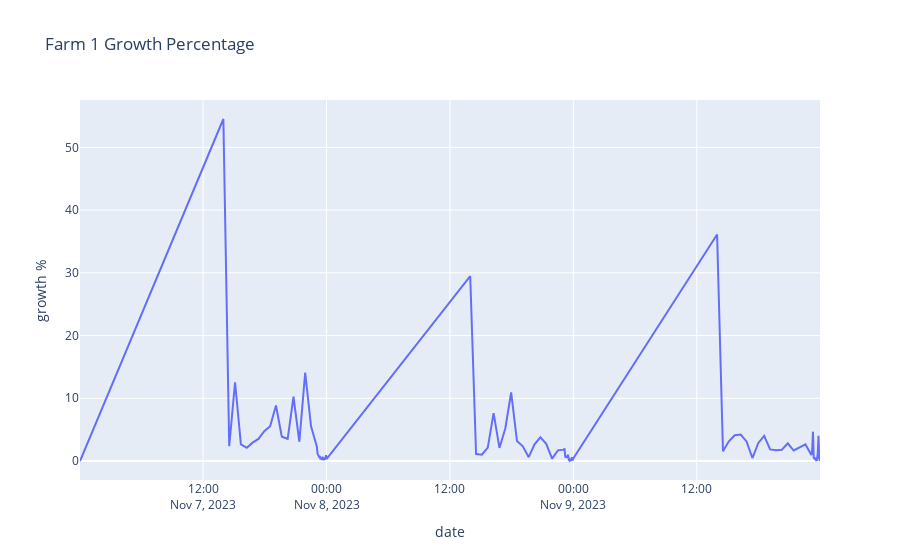

Notebook code for this chart:
### Code cell
growth_list(Farm1_11_14_23, FarmDates_11_14_23, "Farm 1 Growth Percentage")
